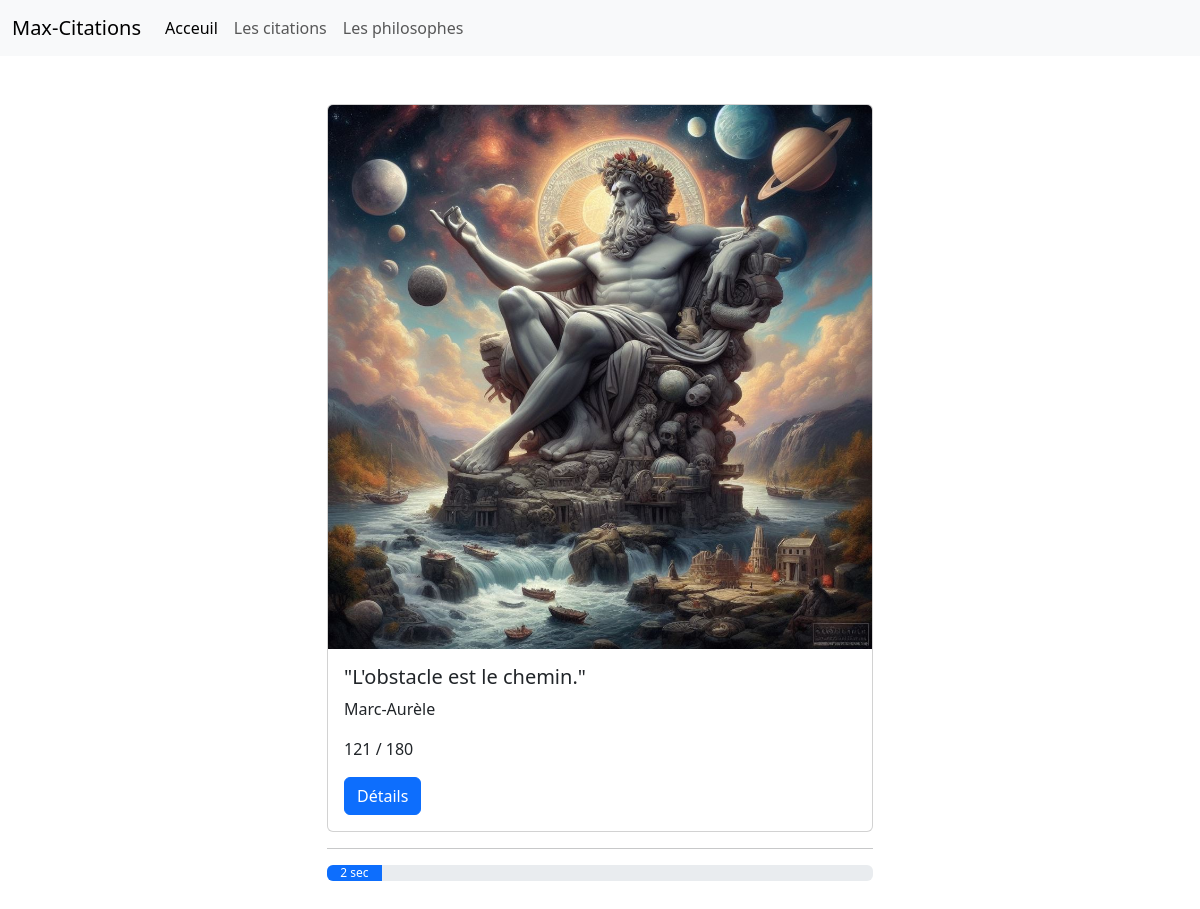
The app's page /home.php with its own data.
### tables this page shows
CREATE TABLE IF NOT EXISTS `auteur` (
  `id_auteur` int NOT NULL AUTO_INCREMENT,
  `nom` varchar(70) DEFAULT NULL,
  `prenom` varchar(25) NOT NULL,
  `description` text NOT NULL,
  `date_start` varchar(7) DEFAULT NULL,
  `date_end` varchar(10) DEFAULT NULL,
  `photo` varchar(50) DEFAULT NULL,
  PRIMARY KEY (`id_auteur`)
);

CREATE TABLE IF NOT EXISTS `citations` (
  `id_citations` int NOT NULL AUTO_INCREMENT,
  `citation` varchar(255) DEFAULT NULL,
  `année` date DEFAULT NULL,
  `id_auteur` int DEFAULT NULL,
  PRIMARY KEY (`id_citations`),
  KEY `id_auteur` (`id_auteur`)
);

### home.php (called while the page is built, shortened)
<?php
require 'data/db-connect.php';
$requete = $dbh->prepare("SELECT * FROM citations ORDER BY RAND() LIMIT 1");
$requete->execute();
$resultat = $requete->fetch();
if ($resultat) {
    $citation = $resultat['citation'];
    $id_auteur = $resultat['id_auteur'];
    $id_citation = $resultat['id_citations'];
    $requeteAuteur = $dbh->prepare("SELECT auteur.nom, auteur.date_start, auteur.date_end, auteur.photo FROM auteur JOIN citations WHERE citations.id_citations = $id_citation AND auteur.id_auteur = $id_auteur;");
    $requeteAuteur->execute();
    $resultat = $requeteAuteur->fetch();
    $nomAuteur = $resultat['nom'];
    $naissanceAuteur = $resultat['date_start'];
    $mortAuteur = $resultat['date_end'];
    $photoAuteur = $resultat['photo'];
}
require 'templates/home.html.php';

### templates/home.html.php (the view, shortened to what this page needs)
<!doctype html>
<html lang="en">
<head>
    <link href="https://cdn.jsdelivr.net/npm/bootstrap@5.3.3/dist/css/bootstrap.min.css" rel="stylesheet">
</head>
<body>
    <?php require 'inc.top.html.php' ?>
    <div class="container">
        <div class="row justify-content-center">
            <div class="col-12 col-md-6 my-5">
                <div class="card">
                    <img src="<?= $photoAuteur ?>" class="card-img-top" alt="...">
                    <div class="card-body">
                        <h5 class="card-title">"<?= $citation ?>"</h5>
                        <p class="font-weight-bold"><?= $nomAuteur ?></p>
                        <p class="font-weight-bold"><?= $naissanceAuteur . ' ' . '/' . ' ' . $mortAuteur ?></p>
                        <a href="detail.php?id=<?= $id_auteur ?>" class="btn btn-primary">Détails</a>
                    </div>
                </div>
                <hr>
                <div class="progress" id="blips">
                    <div class="progress-bar" role="progressbar">
                    </div>
                </div>
            </div>
        </div>
    </div>
</body>
</html>

### records on screen
auteur: photo (picture), nom "Marc-Aurèle", date_start "121", date_end "180"
citations: citation "L'obstacle est le chemin."
